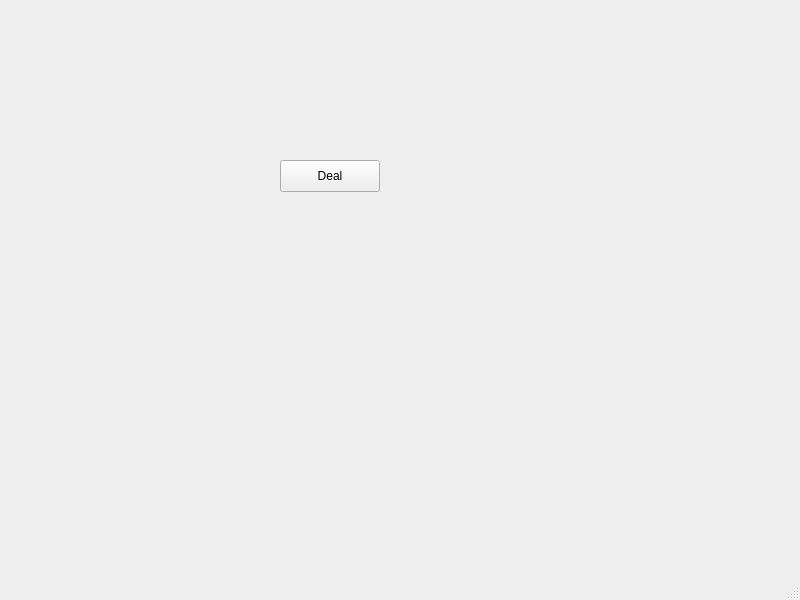
<?xml version="1.0" encoding="UTF-8"?>
<ui version="4.0">
 <class>MainWindow</class>
 <widget class="QMainWindow" name="MainWindow">
  <property name="geometry">
   <rect>
    <x>0</x>
    <y>0</y>
    <width>800</width>
    <height>600</height>
   </rect>
  </property>
  <property name="windowTitle">
   <string>MainWindow</string>
  </property>
  <widget class="QWidget" name="centralwidget">
   <widget class="QPushButton" name="pushButton">
    <property name="geometry">
     <rect>
      <x>280</x>
      <y>160</y>
      <width>100</width>
      <height>32</height>
     </rect>
    </property>
    <property name="text">
     <string>Deal</string>
    </property>
   </widget>
   <widget class="QLabel" name="label">
    <property name="geometry">
     <rect>
      <x>50</x>
      <y>90</y>
      <width>171</width>
      <height>251</height>
     </rect>
    </property>
    <property name="text">
     <string>&lt;html&gt;&lt;head/&gt;&lt;body&gt;&lt;p&gt;&lt;img src=&quot;:/CardImages/svg-cards/10_of_clubs.svg&quot;/&gt;&lt;/p&gt;&lt;/body&gt;&lt;/html&gt;</string>
    </property>
   </widget>
  </widget>
  <widget class="QMenuBar" name="menubar">
   <property name="geometry">
    <rect>
     <x>0</x>
     <y>0</y>
     <width>800</width>
     <height>24</height>
    </rect>
   </property>
  </widget>
  <widget class="QStatusBar" name="statusbar"/>
 </widget>
 <resources/>
 <connections/>
</ui>
